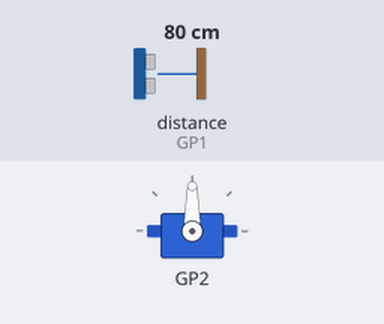
The program below on a simulated Raspberry Pi Pico running MicroPython. Shown: servo. The inputs (shaded band) are chosen by the test bench; at power-on: distance to the obstacle (sensor on GP1) 80 cm. The echo pulse lasts 58.3 µs per cm; servo angles are drawn from the pulse width (0.5 ms = 0°, 2.5 ms = 180°); what the program prints to the serial console is not drawn.

Above: at 1.2 s.
1.3 s: distance to the obstacle (sensor on GP1) set to 250 cm
At 2.4 s:
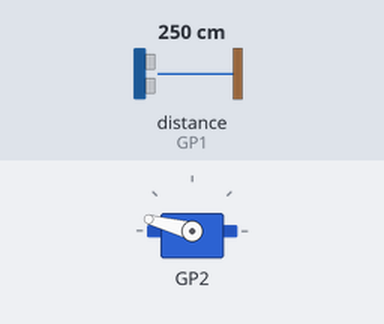
4.3 s: distance to the obstacle (sensor on GP1) set to 2 cm
At 4.76 s:
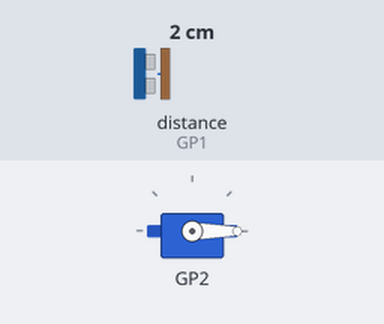
7.3 s: distance to the obstacle (sensor on GP1) set to 4 cm
At 7.55 s:
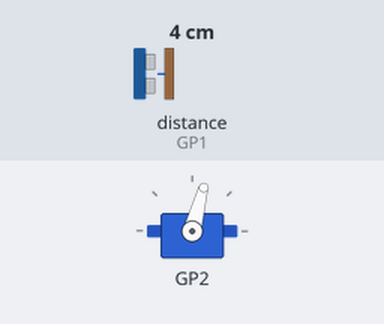
Timing chart, 0 to 16.3 s (numbered marks = the images above; inputs shaded):
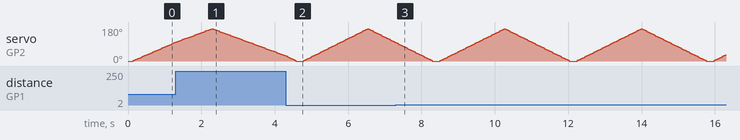

The program:

main.py
```python
import sys
from time import sleep_us
from ultrasonic_sensor import UltrasonicSensorHCSR04
from servo import ServoSG90

# used pins
TRIGGER_PIN_NR = 0
ECHO_PIN_NR = 1
SERVO_PIN_NR = 2

# device declarations
sensor = UltrasonicSensorHCSR04(0, 1)
servo = ServoSG90(SERVO_PIN_NR)

# constant values
MAX_ANGLE_DEG = 180
MIN_ANGLE_DEG = 0
STEP_ANGLE_DEG = 3
DELAY_US = 30_000

# initialization of initial values
angle = MIN_ANGLE_DEG
reverse = False

# main loop
while True:
    servo.set_angle(angle)
    distance = sensor.get_distance_cm()

    sys.stdout.write(f"{angle},{distance}\r") # send data via usb serial

    # radar movement in the range of 0-180
    if angle >= MAX_ANGLE_DEG:
        angle = MAX_ANGLE_DEG
        reverse=True
    elif angle <= MIN_ANGLE_DEG:
        angle = MIN_ANGLE_DEG
        reverse=False
    else:
        reverse=reverse

    angle = angle - STEP_ANGLE_DEG if reverse else angle + STEP_ANGLE_DEG

    sleep_us(DELAY_US)
```

ultrasonic_sensor.py
```python
from machine import Pin, time_pulse_us
from time import sleep_us

class UltrasonicSensorHCSR04:

    HIGH = 1 # high pin state
    LOW = 0 # low pin state

    def __init__(self,
                 trigger_pin_nr: int,
                 echo_pin_nr: int,
                 timeout_us: int =11_000) -> None:
        """
        :param trigger_pin_nr: Trigger pin number (GP)
        :param echo_pin_nr: Echo pin number (GP)
        :param timeout_us: Max time to wait for echo pin (in us)
        """
        self.__trigger_pin = Pin(trigger_pin_nr, mode=Pin.OUT)
        self.__echo_pin = Pin(echo_pin_nr, mode=Pin.IN)
        self.__timeout_us = timeout_us

    def __trigger_signal(self) -> None:
        """
        Method responsible for triggering the signal on the ultrasonic sensor.
        :return: None
        """
        self.__trigger_pin.low()
        sleep_us(1)
        self.__trigger_pin.on()
        sleep_us(10)
        self.__trigger_pin.low()

    def get_distance_cm(self) -> float:
        """
        Method responsible for getting the distance from the ultrasonic sensor.
        :return: Distance calculated in cm
        """
        self.__trigger_signal()
        pulse_us =  time_pulse_us(self.__echo_pin, self.HIGH, self.__timeout_us)
        dist = pulse_us * 0.034320 / 2
        return dist
```

servo.py
```python
from machine import PWM, Pin

class ServoSG90:
    MAX_PULSE_WIDTH = 2400_000 # ns
    MIN_PULSE_WIDTH = 400_000 # ns
    MAX_ANGLE = 180 # deg
    WIDTH_PER_ANGLE = (MAX_PULSE_WIDTH - MIN_PULSE_WIDTH) / MAX_ANGLE # ns
    FREQUENCY = 50 # Hz

    def __init__(self, servo_pin_nr: int) -> None:
        """
        :param servo_pin_nr: Servo pin number (GP)
        """
        self.__servo_pin = Pin(servo_pin_nr)
        self.controller = PWM(self.__servo_pin)
        self.controller.freq(self.FREQUENCY)

    def de_init(self) -> None:
        """
        Method responsible for de-initialization of servo.
        :return: None
        """
        self.controller.deinit()

    def set_angle(self, angle: int) -> None:
        """
        Method responsible for setting the servo angle (in degree).
        :param angle: Angle in degree
        :return: None
        """
        width = int(angle * self.WIDTH_PER_ANGLE + self.MIN_PULSE_WIDTH)
        self.controller.duty_ns(width)
```
